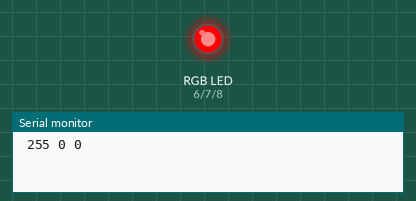
Recording of a sketch running on a simulated Arduino Uno, built with avr-gcc and run on an emulated ATmega328P. Shown: an RGB LED mixed from three pins (HIGH = lit), the last lines printed to the serial monitor. EEPROM starts erased.

Above: at 1.0 s.
At 2.0 s:
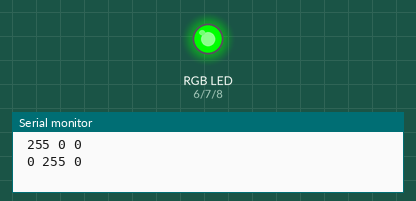
At 6.0 s:
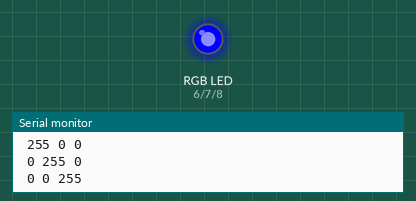
Timing chart, 0 to 7.4 s (numbered marks = the images above):
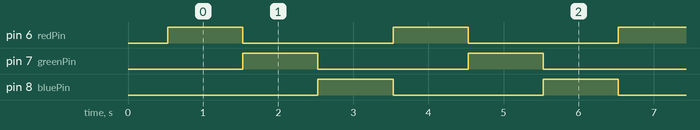

Measured:
- by itself, pin 6 (redPin), pin 7 (greenPin), pin 8 (bluePin): alternates HIGH for 1.0 s and LOW for 2.0 s
- by itself, everything shown: repeats every 3.0 s, in 3 steps

The sketch:

RGB_CH.ino
```cpp
#include <EEPROM.h>

int redPin = 6;
int greenPin = 7;
int bluePin = 8;

byte colorValues[9] = {
  255, 0, 0,
  0, 255, 0,
  0, 0, 255
};

void setup() {
  Serial.begin(9600);

  pinMode(redPin, OUTPUT);
  pinMode(greenPin, OUTPUT);
  pinMode(bluePin, OUTPUT);

  for (int i = 0; i < 9; i++) {
    EEPROM.write(i, colorValues[i]);
  }

  delay(500);
}

void loop() {
  while(1){
  for (int i = 0; i < 3; i++) {
    byte r = EEPROM.read(i * 3);
    byte g = EEPROM.read(i * 3 + 1);
    byte b = EEPROM.read(i * 3 + 2);

    Serial.print(" ");
    Serial.print(r);
    Serial.print(" ");
    Serial.print(g);
    Serial.print(" ");
    Serial.println(b);

    analogWrite(redPin, r);
    analogWrite(greenPin, g);
    analogWrite(bluePin, b);

    delay(1000);
  }
  }
}
```
